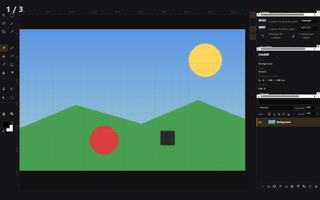
#> input picture frontend/photolab/aide/photolab.pl-flyout-contentAwareMove.webp, 320 x 200 px
$ python -i pixel_ops.py   (imports and definitions only)
#> lines starting #> are read from the running program, lines starting #| are printed output that depends on the picture
"""Chantiers 9b/9e — ops 2D locales pour /api/images/process : pixel-art
("pixel"), raccord de tuile ("tile-preview"), tuile seamless ("seamless",
offset 50/50 fondu ou miroir 2×2) et clé chroma (détourage fond uni du
Sprite Lab).

Pur PIL (le runtime embarqué n'a pas numpy). Zéro réseau, zéro settings :
sprite_service importe `pixelate` directement (par frame, sans HTTP) et la
route l'utilise pour les images de la Library.

Pipeline pixel : downscale LANCZOS (côté long = target_px) -> quantize
(palette preset ou adaptative MEDIANCUT) -> alpha binaire -> upscale NEAREST.
Le dither "ordered" est un Bayer 4x4 appliqué en biais RGB avant remap
(PIL ne propose en natif que none/Floyd-Steinberg).
"""
from __future__ import annotations

from PIL import Image, ImageChops, ImageStat

__all__ = ["PALETTES", "normalize_pixel_opts", "pixelate", "tile_preview",
           "seam_score", "normalize_seamless_opts", "make_seamless",
           "chroma_key", "palette_rgb", "palette_utilisee", "verifier_pixel"]


def _hex(s: str) -> tuple[int, int, int]:
    return (int(s[0:2], 16), int(s[2:4], 16), int(s[4:6], 16))


def _pal(*hexes: str) -> tuple[tuple[int, int, int], ...]:
    return tuple(dict.fromkeys(_hex(h) for h in hexes))


# Presets figés (golden tests) : PICO-8, Game Boy (DMG), NES 2C02 (dédupliquée,
# 55 couleurs), Sweetie 16 (Lospec/GrafxKid), 1-bit.
PALETTES: dict[str, tuple[tuple[int, int, int], ...]] = {
    "pico8": _pal("000000", "1D2B53", "7E2553", "008751", "AB5236", "5F574F",
                  "C2C3C7", "FFF1E8", "FF004D", "FFA300", "FFEC27", "00E436",
                  "29ADFF", "83769C", "FF77A8", "FFCCAA"),
    "gameboy": _pal("0F380F", "306230", "8BAC0F", "9BBC0F"),
    "nes": _pal("7C7C7C", "0000FC", "0000BC", "4428BC", "940084", "A80020",
                "A81000", "881400", "503000", "007800", "006800", "005800",
                "004058", "000000",
                "BCBCBC", "0078F8", "0058F8", "6844FC", "D800CC", "E40058",
                "F83800", "E45C10", "AC7C00", "00B800", "00A800", "00A844",
                "008888",
                "F8F8F8", "3CBCFC", "6888FC", "9878F8", "F878F8", "F85898",
                "F87858", "FCA044", "F8B800", "B8F818", "58D854", "58F898",
                "00E8D8", "787878",
                "FCFCFC", "A4E4FC", "B8B8F8", "D8B8F8", "F8B8F8", "F8A4C0",
                "F0D0B0", "FCE0A8", "F8D878", "D8F878", "B8F8B8", "B8F8D8",
                "00FCFC", "F8D8F8"),
    "sweetie16": _pal("1A1C2C", "5D275D", "B13E53", "EF7D57", "FFCD75",
                      "A7F070", "38B764", "257179", "29366F", "3B5DC9",
                      "41A6F6", "73EFF7", "F4F4F4", "94B0C2", "566C86",
                      "333C57"),
    "onebit": _pal("000000", "FFFFFF"),
    # lot 5 (19/09/2026) : les deux palettes locales du Vectorlab deviennent
    # pixelisables ici aussi — mêmes hex que frontend/spritelab/palettes.js
    "gray16": _pal(*[f"{round(i * 255 / 15):02X}" * 3 for i in range(16)]),
    "handheld4": _pal("2B2B26", "706B66", "A8A398", "E0DBCD"),
}


# ── normalisation ────────────────────────────────────────────────────────────
# [55 lines left out: function normalize_pixel_opts, not called in this run]


# ── t340 (B1) : palette explicite, palette d'un sprite, vérification de la grille ──
_MAX_PALETTE = 256


# [81 lines left out: functions _hex_liste, palette_rgb, palette_utilisee, _bornes, verifier_pixel, not called in this run]


# ── dither ordonné (Bayer 4x4, sans numpy) ───────────────────────────────────
_BAYER4 = (0, 8, 2, 10,
           12, 4, 14, 6,
           3, 11, 1, 9,
           15, 7, 13, 5)


# [65 lines left out: functions _bayer_bias, _palette_image, _quantize_rgb, pixelate, not called in this run]


# ── métrique de raccord (9b, publique depuis 9e) ─────────────────────────────
def seam_score(img: Image.Image) -> float:
    """Score de raccord 0-100 (0 = tuile parfaite) : moyenne des diffs
    absolues entre bords opposés (gauche/droite, haut/bas), normalisée 255."""
    rgb = img.convert("RGB")
    w, h = rgb.size

    def _mean_abs(a, b):
        d = ImageStat.Stat(ImageChops.difference(a, b)).mean
        return sum(d) / len(d)

    seam_v = _mean_abs(rgb.crop((0, 0, 1, h)), rgb.crop((w - 1, 0, w, h)))
    seam_h = _mean_abs(rgb.crop((0, 0, w, 1)), rgb.crop((0, h - 1, w, h)))
    return round((seam_v + seam_h) / 2 / 255 * 100, 2)


# ── op "tile-preview" ────────────────────────────────────────────────────────
def tile_preview(img: Image.Image, grid: int = 2):
    """(composite grid×grid, score de raccord 0-100 ; 0 = tuile parfaite).
    Le composite d'aperçu plafonne la tuile à 512 px de côté."""
    rgb = img.convert("RGB")
    w, h = rgb.size
    score = seam_score(rgb)

    tile = rgb
    if max(w, h) > 512:
        k = 512 / max(w, h)
        tile = rgb.resize((max(1, round(w * k)), max(1, round(h * k))),
                          Image.LANCZOS)
    comp = Image.new("RGB", (tile.width * grid, tile.height * grid))
    for gy in range(grid):
        for gx in range(grid):
            comp.paste(tile, (gx * tile.width, gy * tile.height))
    return comp, score


# ── op "seamless" (9e) ───────────────────────────────────────────────────────
# [175 lines left out: functions normalize_seamless_opts, _cross_mask, _close_loop, make_seamless, chroma_key, not called in this run]

>>> from PIL import Image
>>> picture = Image.open('../../../frontend/photolab/aide/photolab.pl-flyout-contentAwareMove.webp')
#> picture is the input picture: PIL image 320x200 RGBA; mean R, G, B, A 65.1, 94.2, 94.6, 255
>>> result = tile_preview(picture)
#> in _mean_abs, `d = ImageStat.Stat(ImageChops.difference(a, b)).mean`: d = [19.96, 19.74, 18.89]
#> in seam_score, `seam_v = _mean_abs(rgb.crop((0, 0, 1, h)), rgb.crop((w - 1, 0, w, h)))`: seam_v = 19.53
#> in seam_score, `seam_h = _mean_abs(rgb.crop((0, 0, w, 1)), rgb.crop((0, h - 1, w, h)))`: seam_h = 0
#> in tile_preview, `score = seam_score(rgb)`: score = 3.83
#> in tile_preview, `comp = Image.new("RGB", (tile.width * grid, tile.height * grid))`: comp: PIL image 640x400 RGB; every value is 0
#> after the loop in tile_preview, `for gy in range(grid):`:
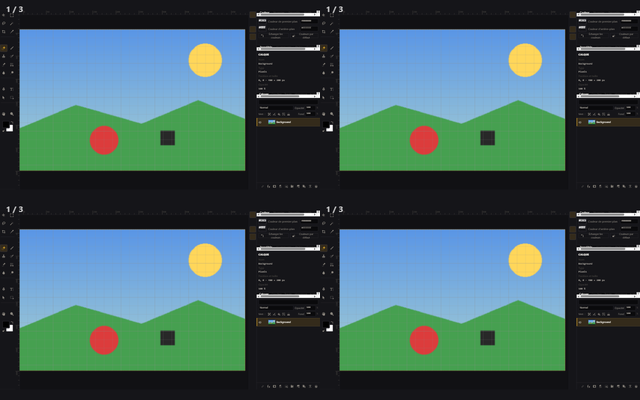
#> comp: PIL image 640x400 RGB; mean R, G, B 65.1, 94.2, 94.6
